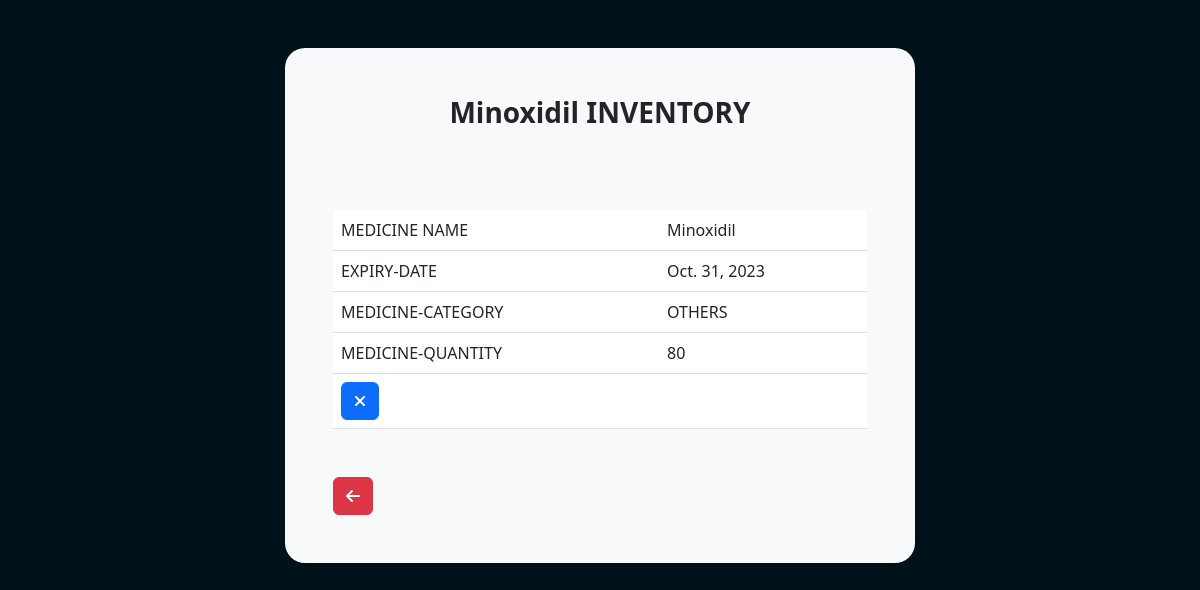
The page /recordsmall/7/ on the database its author committed.
### pharmacyapp/models.py (models this page shows, shortened)
class Medicine(models.Model):
    medicinename = models.CharField(max_length=100)
    expirydate = models.DateField()
    CATEGORY_CHOICES = (
        ('tablets','Tablets'),
        ('syrup','Syrup'),
    )
    category = models.CharField(choices=CATEGORY_CHOICES,max_length=100)
    quantity = models.PositiveIntegerField()

### pharmacyapp/views.py (the view)
# urls.py: path('recordsmall/<int:medicine_id>/', views.recordsmall, name='recordsmall'),
def recordsmall(request, medicine_id):
    medicine = get_object_or_404(Medicine, pk=medicine_id)
    context = {'medicine': medicine}
    return render(request, 'recordsmall.html', context=context)

### templates/recordsmall.html (shortened to what this page needs)
{% extends "base.html" %}
{% block content %}
<body id="bodyloginregister">
    <div id="dashcontainer" class="d-block container bg-light shadow-md p-5 my-5">
        <h3 class="text-center fw-bolder">{{ medicine.medicinename }} INVENTORY</h3>
        <br>
        <div id="medicinedetails" class="my-5">
            <table class="table">
                <tbody>
                    <tr>
                        <td>MEDICINE NAME</td>
                        <td>{{ medicine.medicinename }}</td>
                    </tr>
                    <tr>
                        <td>EXPIRY-DATE</td>
                        <td>{{ medicine.expirydate }}</td>
                    </tr>
                    <tr>
                        <td>MEDICINE-CATEGORY</td>
                        <td>{{ medicine.get_category_display }}</td>
                    </tr>
                    <tr>
                        <td>MEDICINE-QUANTITY</td>
                        <td>{{ medicine.quantity }}</td>
                    </tr>
                    <tr>
                        <td>
                            <form method="POST" action="{% url 'delete_medicine' medicine.id %}">
                                <button type="submit" class="btn btn-primary"><i class="fa-solid fa-xmark"></i></button>
                            </form>
                        <td></td>
                        </td>
                    </tr>
            </table>
        </div>
        <div class="d-flex">
            <button id="b4" class="btn btn-danger" data-url="{% url 'dash' %}"><i
                    class="fa-solid fa-arrow-left"></i></button>
        </div>
    </div>
</body>
{% endblock content %}

### static/styles.css (style rules this page uses)
#bodyloginregister { background-color: #001219; }
#dashcontainer { border-radius: 20px; max-width: 630px; margin: 0 auto; padding: 20px; }
html { -webkit-box-sizing: border-box; -moz-box-sizing: border-box; box-sizing: border-box; }
* { padding: 0; margin: 0; }
*, *:before, *:after { -webkit-box-sizing: inherit; -moz-box-sizing: inherit; box-sizing: inherit; }
body, h1, h2, h3, h4, h5, h6, blockquote, p, pre, dl, dd, ol, ul, figure, hr, fieldset, legend { margin: 0; padding: 0; }
table { border-collapse: collapse; border-spacing: 0; }
button { outline: none; background: none; border: none; }
body { font-family: "Poppins", "Arial", "Helvetica Neue", sans-serif; font-weight: 400; font-size: 14px; }
h1, h2, h3, h4, h5, h6 { font-weight: 400; }
h3 { font-size: 24px; }
.btn { display: inline-block; line-height: 50px; padding: 0 50px; -webkit-transition: all 0.4s ease; -o-transition: all 0.4s ease; -moz-transition: all 0.4s ease; transition: all 0.4s ease; cursor: pointer; font-size: 18px; color: #fff; font-family: "Poppins", "Arial", "Helvetica Neue", sans-serif; }

### rows shown on the page
Medicine: medicinename "Minoxidil", expirydate "Oct. 31, 2023", category "OTHERS", quantity "80"
